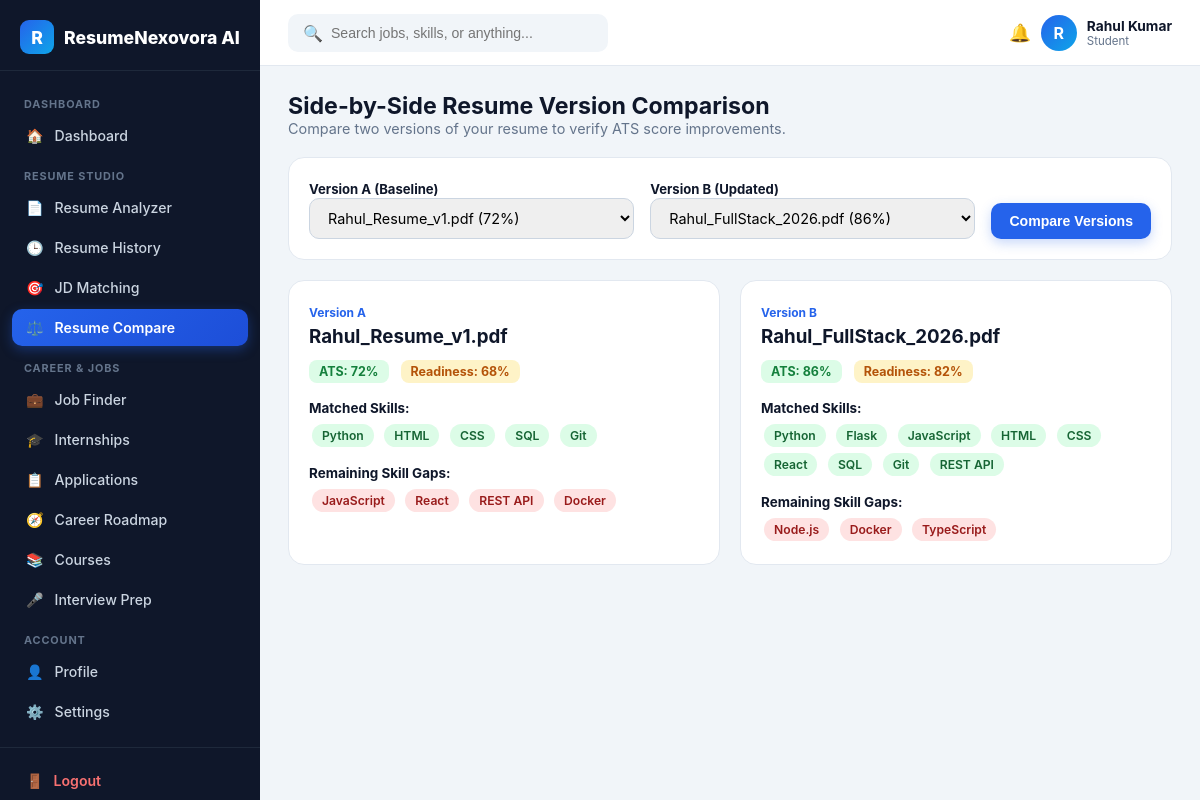
Page /student/compare (signed in) on the committed database.
### tables this page shows
CREATE TABLE users (
        id INTEGER PRIMARY KEY AUTOINCREMENT,
        full_name TEXT NOT NULL,
        email TEXT UNIQUE NOT NULL,
        password_hash TEXT NOT NULL,
        role TEXT NOT NULL DEFAULT 'student',
        target_role TEXT DEFAULT 'Full Stack Developer',
        college TEXT DEFAULT 'St. Ann''s College of Engineering & Technology',
        status TEXT DEFAULT 'Active',
        created_at TIMESTAMP DEFAULT CURRENT_TIMESTAMP
    );

CREATE TABLE resumes (
        id INTEGER PRIMARY KEY AUTOINCREMENT,
        user_id INTEGER NOT NULL,
        file_name TEXT NOT NULL,
        raw_text TEXT,
        ats_score INTEGER NOT NULL,
        readiness_score INTEGER NOT NULL,
        matched_skills TEXT,
        missing_skills TEXT,
        suggestions TEXT,
        uploaded_at TIMESTAMP DEFAULT CURRENT_TIMESTAMP,
        FOREIGN KEY (user_id) REFERENCES users(id)
    );

### app.py (the view)
@app.route("/student/compare")
@student_required
def student_compare():
    conn = get_db()
    user = conn.execute("SELECT * FROM users WHERE id = ?", (session["user_id"],)).fetchone()
    resumes = conn.execute(
        "SELECT * FROM resumes WHERE user_id = ? ORDER BY uploaded_at DESC, id DESC",
        (session["user_id"],)
    ).fetchall()
    conn.close()
    r1_id = request.args.get("r1", type=int)
    r2_id = request.args.get("r2", type=int)
    resume_a = None
    resume_b = None
    if len(resumes) >= 2:
        resume_a = next((r for r in resumes if r["id"] == r1_id), resumes[1])
        resume_b = next((r for r in resumes if r["id"] == r2_id), resumes[0])
    elif len(resumes) == 1:
        resume_a = resumes[0]
    return render_template(
        "student/compare.html",
        active_page="compare",
        user=user,
        resumes=resumes,
        resume_a=resume_a,
        resume_b=resume_b
    )

### utils/db_setup.py (called while the page is built)
def get_db():
    conn = sqlite3.connect(Config.DATABASE_PATH)
    conn.row_factory = sqlite3.Row
    return conn

### templates/student/compare.html (shortened to what this page needs)
{% extends "student/layout.html" %}
{% block content %}
<div style="margin-bottom: 20px;">
    <h2 style="font-size: 1.45rem;">Side-by-Side Resume Version Comparison</h2>
    <p style="color: #64748b; font-size: 0.9rem;">Compare two versions of your resume to verify ATS score improvements.</p>
</div>
{% if resumes | length >= 2 %}
  <form method="GET" class="card" style="display: flex; gap: 16px; align-items: end; margin-bottom: 20px;">
      <div style="flex: 1;">
          <label style="font-size: 0.82rem; font-weight: 700;">Version A (Baseline)</label>
          <select name="r1" class="form-control">
              {% for r in resumes %}
                <option value="{{ r['id'] }}" {% if resume_a and r['id'] == resume_a['id'] %}selected{% endif %}>{{ r['file_name'] }} ({{ r['ats_score'] }}%)</option>
              {% endfor %}
          </select>
      </div>
      <div style="flex: 1;">
          <label style="font-size: 0.82rem; font-weight: 700;">Version B (Updated)</label>
          <select name="r2" class="form-control">
              {% for r in resumes %}
                <option value="{{ r['id'] }}" {% if resume_b and r['id'] == resume_b['id'] %}selected{% endif %}>{{ r['file_name'] }} ({{ r['ats_score'] }}%)</option>
              {% endfor %}
          </select>
      </div>
      <button type="submit" class="btn btn-primary">Compare Versions</button>
  </form>
  <div style="display: grid; grid-template-columns: 1fr 1fr; gap: 20px;">
      {% for label, item in [('Version A', resume_a), ('Version B', resume_b)] %}
        <div class="card">
            <span style="font-size: 0.75rem; font-weight: 700; color: #2563eb;">{{ label }}</span>
            <h3 style="margin: 4px 0 12px;">{{ item['file_name'] }}</h3>
            <div style="display: flex; gap: 12px; margin-bottom: 14px;">
                <span class="score-pill score-high">ATS: {{ item['ats_score'] }}%</span>
                <span class="score-pill score-mid">Readiness: {{ item['readiness_score'] }}%</span>
            </div>
            <div style="margin-bottom: 12px;">
                <strong style="font-size: 0.84rem;">Matched Skills:</strong>
                <div style="margin-top: 4px;">
                    {% for s in (item['matched_skills'] or '').split(',') if s.strip() %}
                      <span class="tag-chip tag-green">{{ s.strip() }}</span>
                    {% endfor %}
                </div>
            </div>
            <div>
                <strong style="font-size: 0.84rem;">Remaining Skill Gaps:</strong>
                <div style="margin-top: 4px;">
                    {% for s in (item['missing_skills'] or '').split(',') if s.strip() %}
                      <span class="tag-chip tag-red">{{ s.strip() }}</span>
                    {% endfor %}
                </div>
            </div>
        </div>
      {% endfor %}
  </div>
{% endif %}
{% endblock %}

### templates/student/layout.html (shortened to what this page needs)
<!DOCTYPE html>
<html lang="en">
<head>
    <link rel="stylesheet" href="{{ url_for('static', filename='css/student.css') }}">
</head>
<body>
<aside class="sidebar">
    <a href="{{ url_for('student_dashboard') }}" class="sidebar-brand">
        <div class="logo-box">R</div>
        <span>ResumeNexovora AI</span>
    </a>
    <nav class="sidebar-nav">
        <div class="nav-section-label">DASHBOARD</div>
        <a href="{{ url_for('student_dashboard') }}" class="nav-item {% if active_page == 'dashboard' %}active{% endif %}">
            <span>🏠</span> Dashboard
        </a>
        <div class="nav-section-label">RESUME STUDIO</div>
        <a href="{{ url_for('student_analyzer') }}" class="nav-item {% if active_page == 'analyzer' %}active{% endif %}">
            <span>📄</span> Resume Analyzer
        </a>
        <a href="{{ url_for('student_history') }}" class="nav-item {% if active_page == 'history' %}active{% endif %}">
            <span>🕒</span> Resume History
        </a>
        <a href="{{ url_for('student_jd_matcher') }}" class="nav-item {% if active_page == 'jd_matcher' %}active{% endif %}">
            <span>🎯</span> JD Matching
        </a>
        <a href="{{ url_for('student_compare') }}" class="nav-item {% if active_page == 'compare' %}active{% endif %}">
            <span>⚖️</span> Resume Compare
        </a>
        <div class="nav-section-label">CAREER &amp; JOBS</div>
        <a href="{{ url_for('student_jobs', type='Full-Time') }}" class="nav-item {% if active_page == 'jobs' %}active{% endif %}">
            <span>💼</span> Job Finder
        </a>
        <a href="{{ url_for('student_jobs', type='Internship') }}" class="nav-item">
            <span>🎓</span> Internships
        </a>
        <a href="{{ url_for('student_applications') }}" class="nav-item {% if active_page == 'applications' %}active{% endif %}">
            <span>📋</span> Applications
        </a>
        <a href="{{ url_for('student_roadmap') }}" class="nav-item {% if active_page == 'roadmap' %}active{% endif %}">
            <span>🧭</span> Career Roadmap
        </a>
        <a href="{{ url_for('student_roadmap') }}" class="nav-item">
            <span>📚</span> Courses
        </a>
        <a href="{{ url_for('student_interview_prep') }}" class="nav-item {% if active_page == 'interview' %}active{% endif %}">
            <span>🎤</span> Interview Prep
        </a>
        <div class="nav-section-label">ACCOUNT</div>
        <a href="{{ url_for('student_profile') }}" class="nav-item {% if active_page == 'profile' %}active{% endif %}">
            <span>👤</span> Profile
        </a>
        <a href="{{ url_for('student_profile') }}" class="nav-item">
            <span>⚙️</span> Settings
        </a>
    </nav>
    <div class="sidebar-footer">
        <a href="{{ url_for('logout') }}" class="logout-link">
            <span>🚪</span> Logout
        </a>
    </div>
</aside>
<div class="main-wrapper">
    <header class="topbar">
        <div class="search-box">
            <span>🔍</span>
            <input type="text" id="quickSearchInput" placeholder="Search jobs, skills, or anything...">
        </div>
        <div class="user-chip">
            <span style="font-size: 1.1rem; cursor: pointer;" title="Notifications">🔔</span>
            <div class="avatar-circle">{{ user['full_name'][0] | upper }}</div>
            <div>
                <div style="font-size: 0.86rem; font-weight: 700;">{{ user['full_name'] }}</div>
                <div style="font-size: 0.72rem; color: #64748b;">Student</div>
            </div>
        </div>
    </header>
    <main class="content-area">
        {% block content %}{% endblock %}
    </main>
</div>
</body>
</html>

### static/css/student.css (style rules this page uses)
:root { --sidebar-bg: #0f172a; --sidebar-hover: #1e293b; --primary: #2563eb; --primary-light: #eff6ff; --accent: #0ea5e9; --bg-page: #f1f5f9; --card-bg: #ffffff; --text-main: #0f172a; --text-muted: #64748b; --border: #e2e8f0; --success: #16a34a; --warning: #d97706; --danger: #dc2626; }
* { box-sizing: border-box; margin: 0; padding: 0; }
body { font-family: 'Plus Jakarta Sans', 'Inter', -apple-system, BlinkMacSystemFont, 'Segoe UI', Roboto, sans-serif; background: var(--bg-page); color: var(--text-main); display: flex; min-height: 100vh; }
.sidebar { width: 260px; background: var(--sidebar-bg); color: #cbd5e1; display: flex; flex-direction: column; position: fixed; top: 0; bottom: 0; left: 0; overflow-y: auto; z-index: 50; }
.sidebar-brand { padding: 20px 20px 16px; display: flex; align-items: center; gap: 10px; color: white; font-weight: 800; font-size: 1.1rem; border-bottom: 1px solid #1e293b; text-decoration: none; }
.sidebar-brand .logo-box { width: 34px; height: 34px; border-radius: 9px; background: linear-gradient(135deg, #2563eb, #0ea5e9); display: flex; align-items: center; justify-content: center; font-weight: 800; }
.sidebar-nav { padding: 14px 12px; flex: 1; }
.nav-section-label { font-size: 0.68rem; font-weight: 700; letter-spacing: 0.08em; color: #64748b; padding: 12px 12px 6px; text-transform: uppercase; }
.nav-item { display: flex; align-items: center; gap: 11px; padding: 10px 14px; border-radius: 10px; color: #cbd5e1; text-decoration: none; font-size: 0.88rem; font-weight: 500; margin-bottom: 3px; transition: all 0.18s; }
.nav-item.active { background: linear-gradient(135deg, #2563eb, #1d4ed8); color: white; font-weight: 600; box-shadow: 0 4px 12px rgba(37, 99, 235, 0.35); }
.sidebar-footer { padding: 14px 12px; border-top: 1px solid #1e293b; }
.logout-link { display: flex; align-items: center; gap: 10px; padding: 10px 14px; border-radius: 10px; color: #f87171; text-decoration: none; font-size: 0.88rem; font-weight: 600; }
.main-wrapper { margin-left: 260px; flex: 1; display: flex; flex-direction: column; min-width: 0; }
.topbar { background: white; height: 66px; padding: 0 28px; border-bottom: 1px solid var(--border); display: flex; align-items: center; justify-content: space-between; position: sticky; top: 0; z-index: 40; }
.search-box { display: flex; align-items: center; background: #f1f5f9; border-radius: 10px; padding: 8px 14px; width: 320px; border: 1px solid transparent; }
.search-box input { border: none; background: transparent; outline: none; width: 100%; font-size: 0.88rem; margin-left: 8px; }
.user-chip { display: flex; align-items: center; gap: 10px; }
.avatar-circle { width: 36px; height: 36px; border-radius: 50%; background: linear-gradient(135deg, #2563eb, #0ea5e9); color: white; font-weight: 700; display: flex; align-items: center; justify-content: center; }
.content-area { padding: 26px 28px 48px; max-width: 1360px; width: 100%; }
.btn { display: inline-flex; align-items: center; justify-content: center; gap: 7px; padding: 10px 18px; border-radius: 10px; font-weight: 600; font-size: 0.88rem; text-decoration: none; border: none; cursor: pointer; transition: all 0.18s; }
.btn-primary { background: var(--primary); color: white; box-shadow: 0 4px 12px rgba(37, 99, 235, 0.25); }
.card { background: white; border: 1px solid var(--border); border-radius: 16px; padding: 20px; }
.score-pill { padding: 4px 10px; border-radius: 8px; font-size: 0.78rem; font-weight: 700; }
.score-high { background: #dcfce7; color: #15803d; }
.score-mid { background: #fef3c7; color: #b45309; }
.tag-chip { display: inline-block; padding: 4px 10px; border-radius: 999px; font-size: 0.76rem; font-weight: 600; margin: 3px; }
.tag-green { background: #dcfce7; color: #166534; }
.tag-red { background: #fee2e2; color: #991b1b; }
.form-control { width: 100%; padding: 10px 14px; border: 1px solid #cbd5e1; border-radius: 10px; font-family: inherit; font-size: 0.9rem; }

### rows in the picture
users: full_name "R", full_name "Rahul Kumar"
resumes: label "Version A", file_name "Rahul_Resume_v1.pdf", ats_score "72", readiness_score "68", strip "Python" "HTML" "CSS" "SQL" "Git", strip "JavaScript" "React" "REST API" "Docker"
resumes: label "Version B", file_name "Rahul_FullStack_2026.pdf", ats_score "86", readiness_score "82", strip "Python" "Flask" "JavaScript" "HTML" "CSS" "React" "SQL" "Git" "REST API", strip "Node.js" "Docker" "TypeScript"

### other values in the picture
form field r1 "Rahul_Resume_v1.pdf (72%)"
form field r2 "Rahul_FullStack_2026.pdf (86%)"
